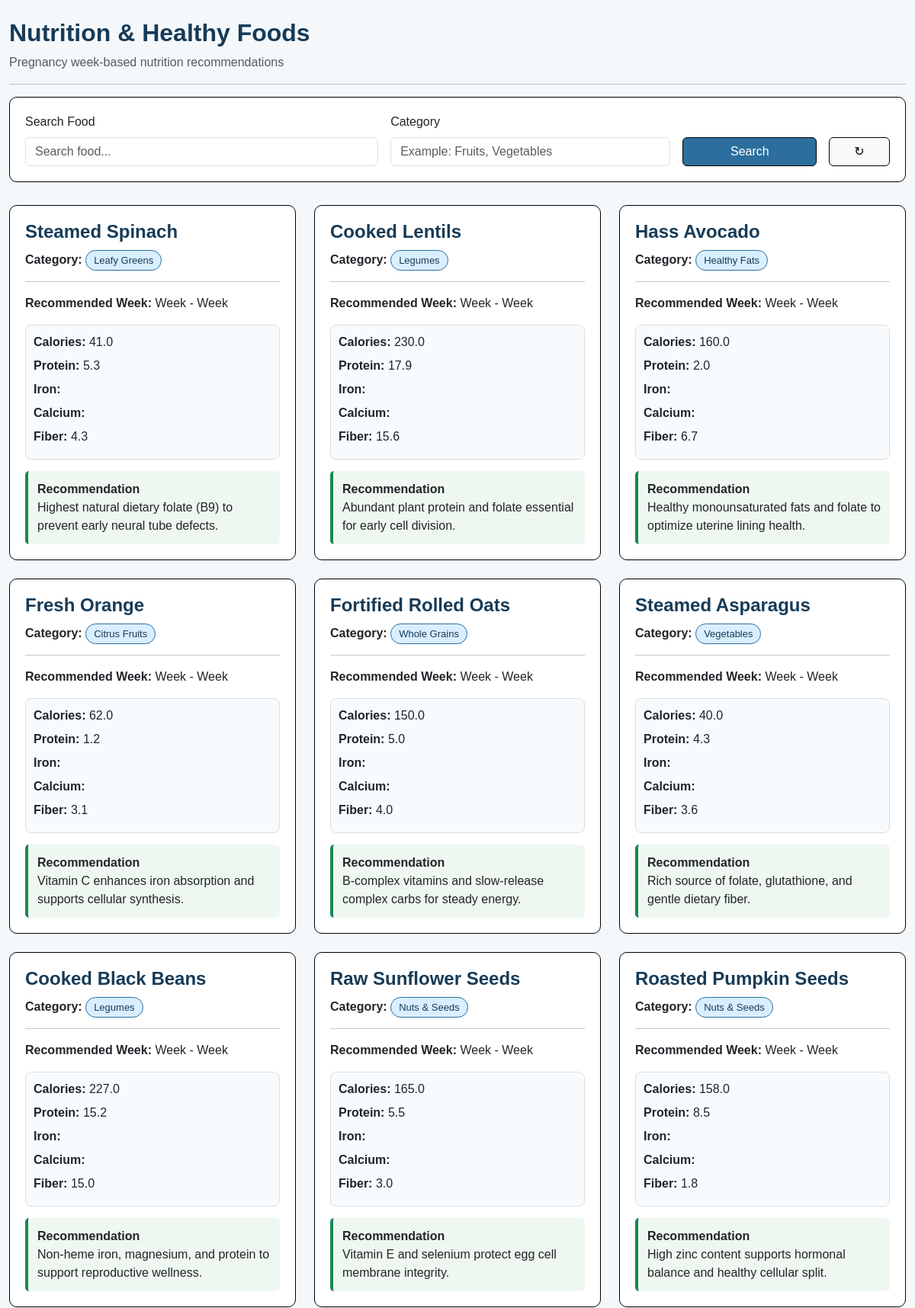
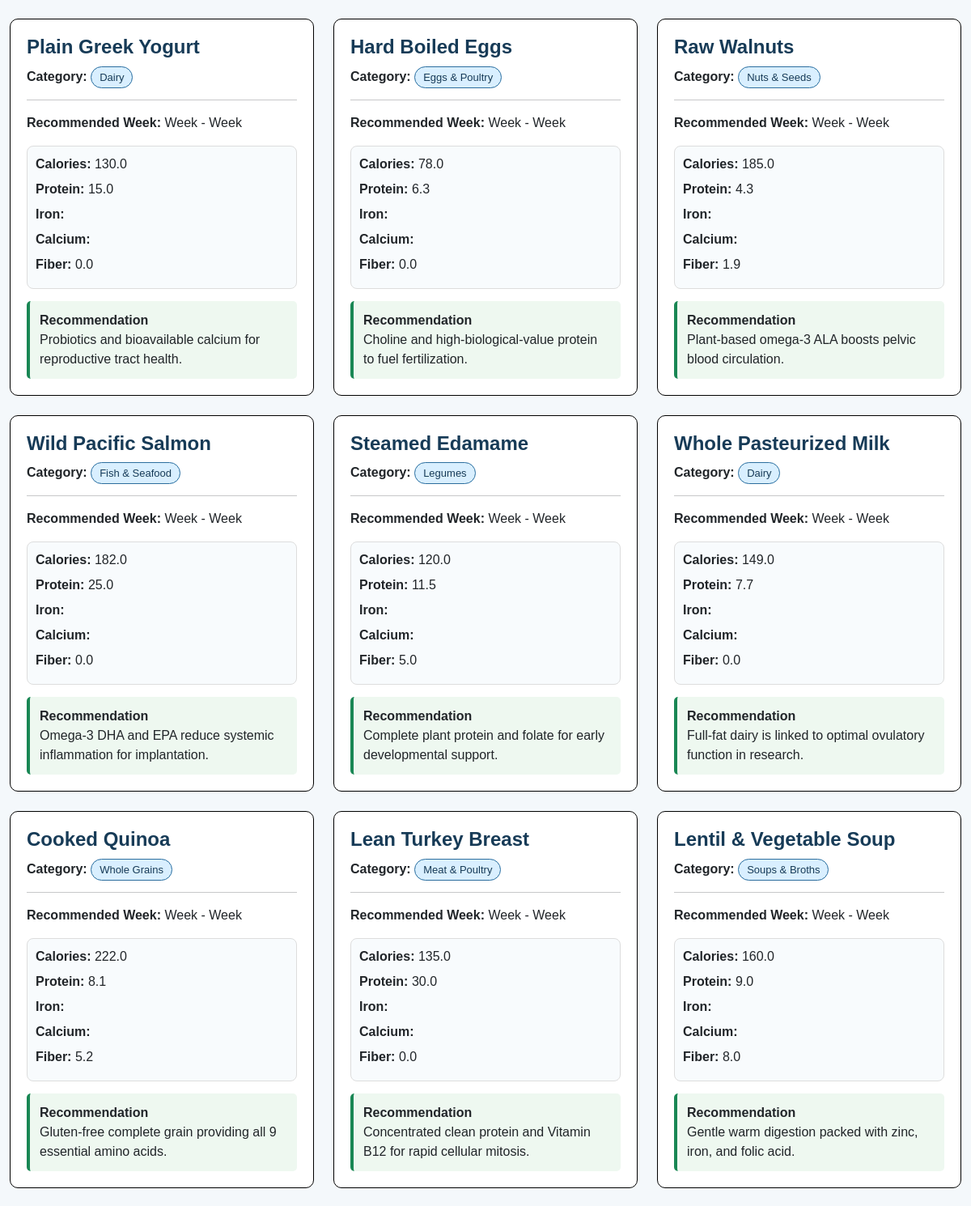
Page /User/Nutrition/ (upper part) on the committed database (2 pictures, top to bottom).
### Administrator/models.py (models this page shows, shortened)
class tbl_Nutrition(models.Model):
    name = models.CharField(max_length=150)
    category = models.CharField(max_length=100)
    week_start = models.PositiveIntegerField(default=1)
    week_end = models.PositiveIntegerField(default=40)
    calories = models.FloatField(default=0)
    protein = models.FloatField(default=0)
    iron = models.FloatField(default=0)
    calcium = models.FloatField(default=0)
    fiber = models.FloatField(default=0)
    recommendation = models.TextField(blank=True)
    class Meta:
        db_table = 'tbl_Nutrition'

### User/views.py (the view)
# urls.py: path('Nutrition/', views.Nutrition, name='Nutrition'),
def Nutrition(request):
    user = current_user(request)
    search = request.GET.get("search", "").strip()
    category = request.GET.get("category", "").strip()
    pregnancy = user.pregnancy_records.first() if user else None
    current_week = pregnancy.current_week if pregnancy else None
    nutrition_list = nutrition_recommendations(
        pregnancy_week=current_week,
        query=search,
        category=category,
        limit=24
    )
    return render(
        request,
        "User/Nutrition.html",
        {
            "nutrition": nutrition_list,
            "current_week": current_week,
            "search": search,
            "category": category,
            "user": user,
        }
    )

### User/views.py (called while the page is built)
def current_user(request):
    uid = request.session.get('user_id')
    if not uid or request.session.get('role') != 'USER':
        return None
    return tbl_registration.objects.filter(id=uid, is_active=True).first()

### User/Templates/User/Nutrition.html (shortened to what this page needs)
<!DOCTYPE html>
<html lang="en">
<head>
    <link
        href="https://cdn.jsdelivr.net/npm/bootstrap@5.3.3/dist/css/bootstrap.min.css"
        rel="stylesheet">
</head>
<body>
<div class="container main-container mt-4 mb-5">
    <div class="d-flex justify-content-between align-items-center mb-3">
        <div>
            <h2 class="page-title">
                Nutrition & Healthy Foods
            </h2>
            <p class="text-muted mb-0">
                Pregnancy week-based nutrition recommendations
            </p>
        </div>
    </div>
    <hr>
    <div class="search-box">
        <form method="GET">
            <div class="row g-3 align-items-end">
                <div class="col-md-5">
                    <label class="form-label">
                        Search Food
                    </label>
                    <input
                        type="text"
                        name="search"
                        class="form-control"
                        placeholder="Search food..."
                        value="{{ search }}">
                </div>
                <div class="col-md-4">
                    <label class="form-label">
                        Category
                    </label>
                    <input
                        type="text"
                        name="category"
                        class="form-control"
                        placeholder="Example: Fruits, Vegetables"
                        value="{{ category }}">
                </div>
                <div class="col-md-2">
                    <button
                        type="submit"
                        class="btn btn-search w-100">
                        Search
                    </button>
                </div>
                <div class="col-md-1">
                    <a
                        href="{% url 'User:Nutrition' %}"
                        class="btn btn-light btn-reset w-100">
                        ↻
                    </a>
                </div>
            </div>
        </form>
    </div>
    <div class="row">
        {% for food in nutrition %}
        <div class="col-md-4 mb-4">
            <div class="food-card">
                <h4 class="food-name">
                    {{ food.name }}
                </h4>
                <p>
                    <strong>Category:</strong>
                    <span class="category-badge">
                        {{ food.category }}
                    </span>
                </p>
                <hr>
                <p>
                    <strong>Recommended Week:</strong>
                    Week {{ food.week_start }} -
                    Week {{ food.week_end }}
                </p>
                <div class="nutrient-box">
                    <div class="nutrient-item">
                        <strong>Calories:</strong>
                        {{ food.calories }}
                    </div>
                    <div class="nutrient-item">
                        <strong>Protein:</strong>
                        {{ food.protein }}
                    </div>
                    <div class="nutrient-item">
                        <strong>Iron:</strong>
                    </div>
                    <div class="nutrient-item">
                        <strong>Calcium:</strong>
                    </div>
                    <div class="nutrient-item">
                        <strong>Fiber:</strong>
                        {{ food.fiber }}
                    </div>
                </div>
                <div class="recommendation">
                    <strong>
                        Recommendation
                    </strong>
                    <br>
                    {{ food.recommendation }}
                </div>
            </div>
        </div>
        {% endfor %}
    </div>
</div>
</body>
</html>

### User/Templates/User/Nutrition.html (style rules this page uses)
body { background: #f4f8fb; font-family: Arial, sans-serif; }
.main-container { max-width: 1200px; margin: auto; }
.page-title { font-weight: bold; color: #173b57; }
.search-box { background: white; border: 1px solid #000; border-radius: 10px; padding: 20px; margin-bottom: 30px; }
.food-card { border: 1px solid #000; border-radius: 10px; padding: 20px; background: white; height: 100%; transition: 0.2s; }
.food-name { color: #173b57; font-weight: bold; margin-bottom: 10px; }
.category-badge { background: #d9efff; color: #173b57; border: 1px solid #2c6e9e; padding: 5px 10px; border-radius: 20px; font-size: 13px; }
.nutrient-box { background: #f8fbfd; border: 1px solid #ddd; border-radius: 8px; padding: 10px; margin-top: 12px; }
.nutrient-item { margin-bottom: 7px; }
.recommendation { background: #eef8f0; border-left: 4px solid #198754; padding: 12px; border-radius: 5px; margin-top: 15px; }
.btn-search { background: #2c6e9e; border: 1px solid #000; color: white; }
.btn-reset { border: 1px solid #000; }

### rows in the picture
tbl_Nutrition: name "Steamed Spinach", category "Leafy Greens", calories "41.0", protein "5.3", fiber "4.3", recommendation "Highest natural dietary folate (B9) to prevent early neural tube defects."
tbl_Nutrition: name "Cooked Lentils", category "Legumes", calories "230.0", protein "17.9", fiber "15.6", recommendation "Abundant plant protein and folate essential for early cell division."
tbl_Nutrition: name "Hass Avocado", category "Healthy Fats", calories "160.0", protein "2.0", fiber "6.7", recommendation "Healthy monounsaturated fats and folate to optimize uterine lining health."
tbl_Nutrition: name "Fresh Orange", category "Citrus Fruits", calories "62.0", protein "1.2", fiber "3.1", recommendation "Vitamin C enhances iron absorption and supports cellular synthesis."
tbl_Nutrition: name "Fortified Rolled Oats", category "Whole Grains", calories "150.0", protein "5.0", fiber "4.0", recommendation "B-complex vitamins and slow-release complex carbs for steady energy."
tbl_Nutrition: name "Steamed Asparagus", category "Vegetables", calories "40.0", protein "4.3", fiber "3.6", recommendation "Rich source of folate, glutathione, and gentle dietary fiber."
tbl_Nutrition: name "Cooked Black Beans", category "Legumes", calories "227.0", protein "15.2", fiber "15.0", recommendation "Non-heme iron, magnesium, and protein to support reproductive wellness."
tbl_Nutrition: name "Raw Sunflower Seeds", category "Nuts & Seeds", calories "165.0", protein "5.5", fiber "3.0", recommendation "Vitamin E and selenium protect egg cell membrane integrity."
tbl_Nutrition: name "Roasted Pumpkin Seeds", category "Nuts & Seeds", calories "158.0", protein "8.5", fiber "1.8", recommendation "High zinc content supports hormonal balance and healthy cellular split."
tbl_Nutrition: name "Plain Greek Yogurt", category "Dairy", calories "130.0", protein "15.0", fiber "0.0", recommendation "Probiotics and bioavailable calcium for reproductive tract health."
tbl_Nutrition: name "Hard Boiled Eggs", category "Eggs & Poultry", calories "78.0", protein "6.3", fiber "0.0", recommendation "Choline and high-biological-value protein to fuel fertilization."
tbl_Nutrition: name "Raw Walnuts", category "Nuts & Seeds", calories "185.0", protein "4.3", fiber "1.9", recommendation "Plant-based omega-3 ALA boosts pelvic blood circulation."
tbl_Nutrition: name "Wild Pacific Salmon", category "Fish & Seafood", calories "182.0", protein "25.0", fiber "0.0", recommendation "Omega-3 DHA and EPA reduce systemic inflammation for implantation."
tbl_Nutrition: name "Steamed Edamame", category "Legumes", calories "120.0", protein "11.5", fiber "5.0", recommendation "Complete plant protein and folate for early developmental support."
tbl_Nutrition: name "Whole Pasteurized Milk", category "Dairy", calories "149.0", protein "7.7", fiber "0.0", recommendation "Full-fat dairy is linked to optimal ovulatory function in research."
tbl_Nutrition: name "Cooked Quinoa", category "Whole Grains", calories "222.0", protein "8.1", fiber "5.2", recommendation "Gluten-free complete grain providing all 9 essential amino acids."
tbl_Nutrition: name "Lean Turkey Breast", category "Meat & Poultry", calories "135.0", protein "30.0", fiber "0.0", recommendation "Concentrated clean protein and Vitamin B12 for rapid cellular mitosis."
tbl_Nutrition: name "Lentil & Vegetable Soup", category "Soups & Broths", calories "160.0", protein "9.0", fiber "8.0", recommendation "Gentle warm digestion packed with zinc, iron, and folic acid."
